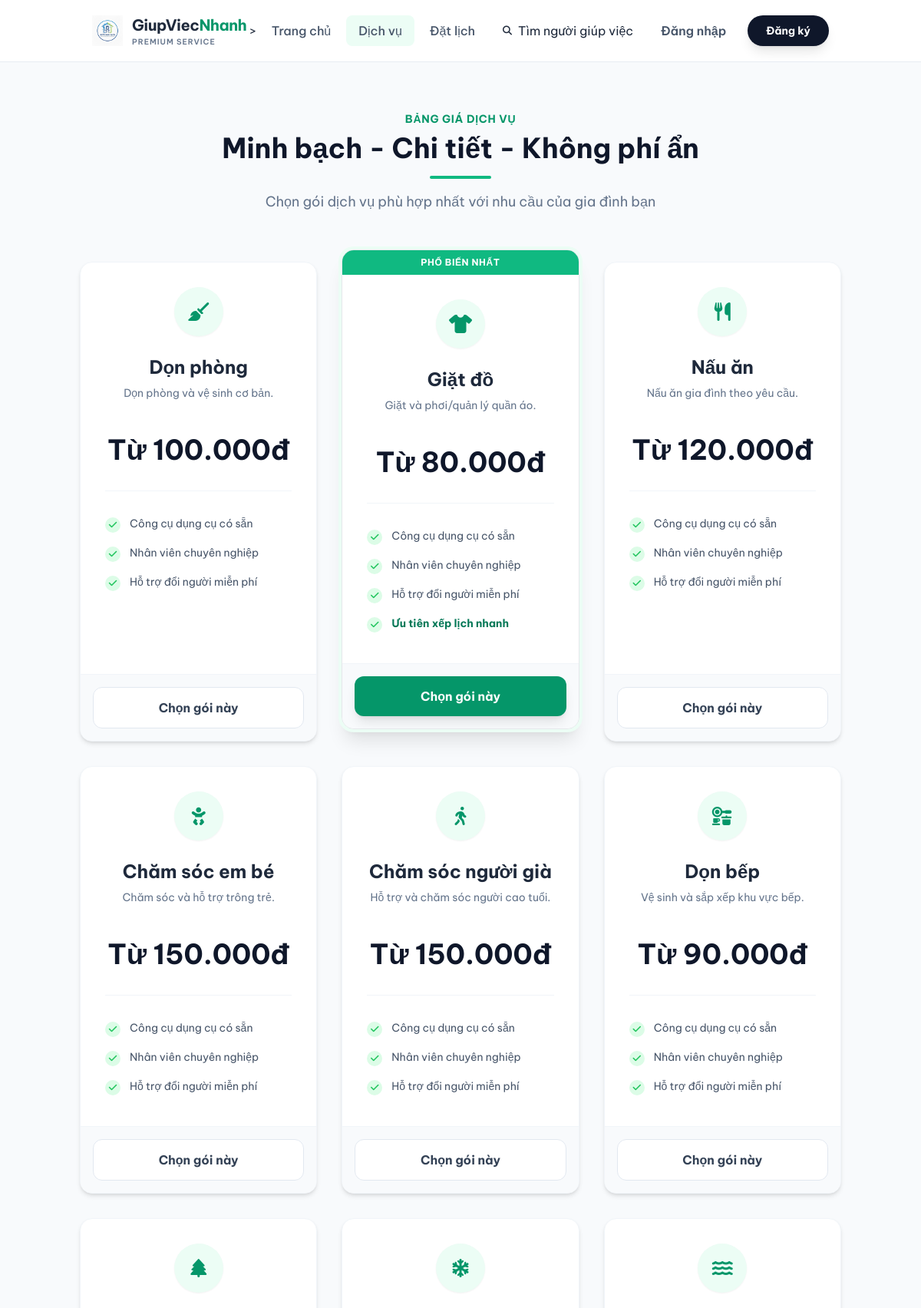
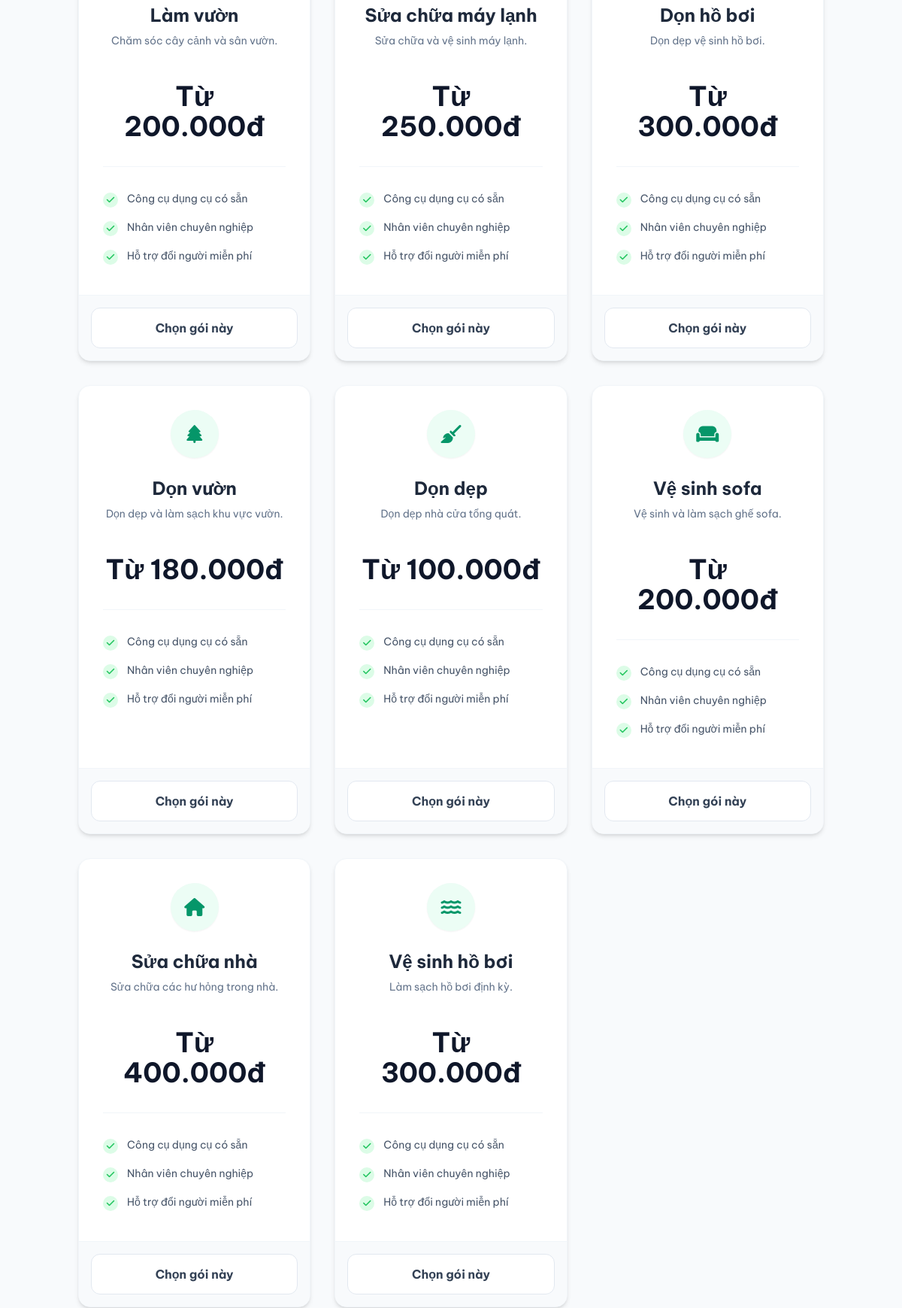
The app's page /public/services.php (upper part) with its own data (2 pictures, top to bottom).
### tables this page shows
CREATE TABLE `services` (
  `id` int(11) NOT NULL,
  `name` varchar(100) NOT NULL,
  `description` text DEFAULT NULL,
  `price_text` varchar(50) DEFAULT NULL,
  `price_value` decimal(10,2) NOT NULL,
  `icon` varchar(50) DEFAULT NULL,
  `bg_color` varchar(50) DEFAULT 'bg-brand-50',
  `text_color` varchar(50) DEFAULT 'text-brand-600',
  `created_at` timestamp NOT NULL DEFAULT current_timestamp()
);

### public/services.php (called while the page is built, shortened)
<?php
require_once 'index.php';
?>

### app/models/Service.php (called while the page is built, shortened)
<?php
class Service
{
    private PDO $conn;
    private string $table_name = 'services';
    public function __construct(PDO $db)
    {
        $this->conn = $db;
    }
    public function getAll(): array
    {
        $query = "SELECT * FROM {$this->table_name} ORDER BY id ASC";
        try {
            $stmt = $this->conn->prepare($query);
            $stmt->execute();
            return $stmt->fetchAll(PDO::FETCH_ASSOC);
        } catch (PDOException $e) {
            error_log("Database Error (Service::getAll): " . $e->getMessage());
            return [];
        }
    }
}

### views/services/list.php (the view, shortened to what this page needs)
<div class="bg-slate-50 py-16 min-h-screen">
    <div class="container mx-auto px-4">
        <div class="text-center max-w-2xl mx-auto mb-16">
            <span class="text-brand-600 font-bold uppercase tracking-wider text-sm mb-2 block">Bảng giá dịch vụ</span>
            <h2 class="text-3xl md:text-4xl font-bold text-slate-900 mb-4">Minh bạch - Chi tiết - Không phí ẩn</h2>
            <div class="w-20 h-1 bg-brand-500 mx-auto rounded-full mb-4"></div>
            <p class="text-slate-500 text-lg">Chọn gói dịch vụ phù hợp nhất với nhu cầu của gia đình bạn</p>
        </div>
        <div class="grid grid-cols-1 md:grid-cols-3 gap-8 max-w-6xl mx-auto">
            <?php if (!empty($services)): ?>
                <?php foreach ($services as $index => $s):
                    $bgColor = !empty($s['bg_color']) ? $s['bg_color'] : 'bg-green-50';
                    $textColor = !empty($s['text_color']) ? $s['text_color'] : 'text-green-600';
                    $icon = !empty($s['icon']) ? $s['icon'] : 'fa-star';
                    $priceValue = 'Liên hệ';
                    if (!empty($s['price_text'])) {
                        $parts = explode('/', $s['price_text']);
                        $priceValue = $parts[0];
                    } elseif (isset($s['price'])) {
                        $priceValue = number_format($s['price'], 0, ',', '.') . 'đ';
                    }
                    $desc = !empty($s['description']) ? $s['description'] : 'Mô tả đang cập nhật';
                    $isPopular = ($index === 1);
                    $cardClasses = $isPopular
                        ? 'transform md:-translate-y-4 border-brand-200 ring-4 ring-brand-50 shadow-xl z-10'
                        : 'border-slate-100 hover:shadow-xl hover:-translate-y-1 shadow-md';
                    $btnClasses = $isPopular
                        ? 'bg-brand-600 text-white hover:bg-brand-700 shadow-lg shadow-brand-200'
                        : 'bg-white text-slate-700 border border-slate-200 hover:border-brand-300 hover:bg-slate-50';
                ?>
                    <div class="bg-white rounded-2xl overflow-hidden transition duration-300 flex flex-col border <?php echo $cardClasses; ?>">
                        <?php if ($isPopular): ?>
                            <div class="bg-brand-500 text-white text-center py-2 text-xs font-bold uppercase tracking-wider">Phổ biến nhất</div>
                        <?php endif; ?>
                        <div class="p-8 flex-grow">
                            <div class="flex items-center justify-center w-16 h-16 mx-auto <?php echo $bgColor . ' ' . $textColor; ?> rounded-full text-2xl mb-6 shadow-sm">
                                <i class="fa-solid <?php echo $icon; ?>"></i>
                            </div>
                            <h3 class="text-2xl font-bold text-center text-slate-800 mb-2"><?php echo htmlspecialchars($s['name']); ?></h3>
                            <p class="text-center text-slate-500 text-sm mb-6 min-h-[40px] line-clamp-2"><?php echo htmlspecialchars($desc); ?></p>
                            <div class="text-center mb-8 pb-8 border-b border-slate-100">
                                <span class="text-4xl font-bold text-slate-900"><?php echo $priceValue; ?></span>
                            </div>
                            <ul class="space-y-4 text-sm text-slate-600 mb-2">
                                <li class="flex items-start">
                                    <div class="flex-shrink-0 w-5 h-5 rounded-full bg-green-100 text-green-500 flex items-center justify-center mt-0.5 mr-3">
                                        <i class="fa-solid fa-check text-xs"></i>
                                    </div>
                                    <span>Công cụ dụng cụ có sẵn</span>
                                </li>
                                <li class="flex items-start">
                                    <div class="flex-shrink-0 w-5 h-5 rounded-full bg-green-100 text-green-500 flex items-center justify-center mt-0.5 mr-3">
                                        <i class="fa-solid fa-check text-xs"></i>
                                    </div>
                                    <span>Nhân viên chuyên nghiệp</span>
                                </li>
                                <li class="flex items-start">
                                    <div class="flex-shrink-0 w-5 h-5 rounded-full bg-green-100 text-green-500 flex items-center justify-center mt-0.5 mr-3">
                                        <i class="fa-solid fa-check text-xs"></i>
                                    </div>
                                    <span>Hỗ trợ đổi người miễn phí</span>
                                </li>
                                <?php if($isPopular): ?>
                                    <li class="flex items-start">
                                        <div class="flex-shrink-0 w-5 h-5 rounded-full bg-green-100 text-green-500 flex items-center justify-center mt-0.5 mr-3">
                                            <i class="fa-solid fa-check text-xs"></i>
                                        </div>
                                        <span class="font-bold text-brand-700">Ưu tiên xếp lịch nhanh</span>
                                    </li>
                                <?php endif; ?>
                            </ul>
                        </div>
                        <div class="p-4 bg-slate-50 border-t border-slate-100 mt-auto">
                            <a href="index.php?page=booking&service_id=<?php echo $s['id']; ?>" class="block text-center w-full py-3.5 rounded-xl font-bold transition transform active:scale-[0.98] <?php echo $btnClasses; ?>">
                                Chọn gói này
                            </a>
                        </div>
                    </div>
                <?php endforeach; ?>
            <?php endif; ?>
        </div>
    </div>
</div>

### public/assets/css/style.css (style rules this page uses)
:root { --font-primary: 'Be Vietnam Pro', sans-serif; --color-bg: #f8fafc; --color-text: #1e293b; --color-brand: #10b981; --color-scroll-track: #f1f5f9; --color-scroll-thumb: #cbd5e1; --color-scroll-thumb-hover: #94a3b8; --glass-bg: rgba(255, 255, 255, 0.92); --glass-border: 1px solid rgba(226, 232, 240, 0.6); --glass-blur: blur(12px); --shadow-soft: 0 4px 6px -1px rgba(0, 0, 0, 0.05), 0 2px 4px -1px rgba(0, 0, 0, 0.03); }
*, *::before, *::after { box-sizing: border-box; }
html { scroll-behavior: smooth; }
body { font-family: var(--font-primary); background-color: var(--color-bg); color: var(--color-text); -webkit-font-smoothing: antialiased; -moz-osx-font-smoothing: grayscale; overflow-x: hidden; }

### views/layouts/header.php (style rules this page uses)
body { font-family: 'Be Vietnam Pro', sans-serif; }

### records on screen
services: name "Dọn phòng", description "Dọn phòng và vệ sinh cơ bản.", price_text "Từ 100.000đ"
services: shows "PHỔ BIẾN NHẤT", name "Giặt đồ", description "Giặt và phơi/quản lý quần áo.", price_text "Từ 80.000đ", shows "Ưu tiên xếp lịch nhanh"
services: name "Nấu ăn", description "Nấu ăn gia đình theo yêu cầu.", price_text "Từ 120.000đ"
services: name "Chăm sóc em bé", description "Chăm sóc và hỗ trợ trông trẻ.", price_text "Từ 150.000đ"
services: name "Chăm sóc người già", description "Hỗ trợ và chăm sóc người cao tuổi.", price_text "Từ 150.000đ"
services: name "Dọn bếp", description "Vệ sinh và sắp xếp khu vực bếp.", price_text "Từ 90.000đ"
services: name "Làm vườn", description "Chăm sóc cây cảnh và sân vườn.", price_text "Từ 200.000đ"
services: name "Sửa chữa máy lạnh", description "Sửa chữa và vệ sinh máy lạnh.", price_text "Từ 250.000đ"
services: name "Dọn hồ bơi", description "Dọn dẹp vệ sinh hồ bơi.", price_text "Từ 300.000đ"
services: name "Dọn vườn", description "Dọn dẹp và làm sạch khu vực vườn.", price_text "Từ 180.000đ"
services: name "Dọn dẹp", description "Dọn dẹp nhà cửa tổng quát.", price_text "Từ 100.000đ"
services: name "Vệ sinh sofa", description "Vệ sinh và làm sạch ghế sofa.", price_text "Từ 200.000đ"
services: name "Sửa chữa nhà", description "Sửa chữa các hư hỏng trong nhà.", price_text "Từ 400.000đ"
services: name "Vệ sinh hồ bơi", description "Làm sạch hồ bơi định kỳ.", price_text "Từ 300.000đ"
